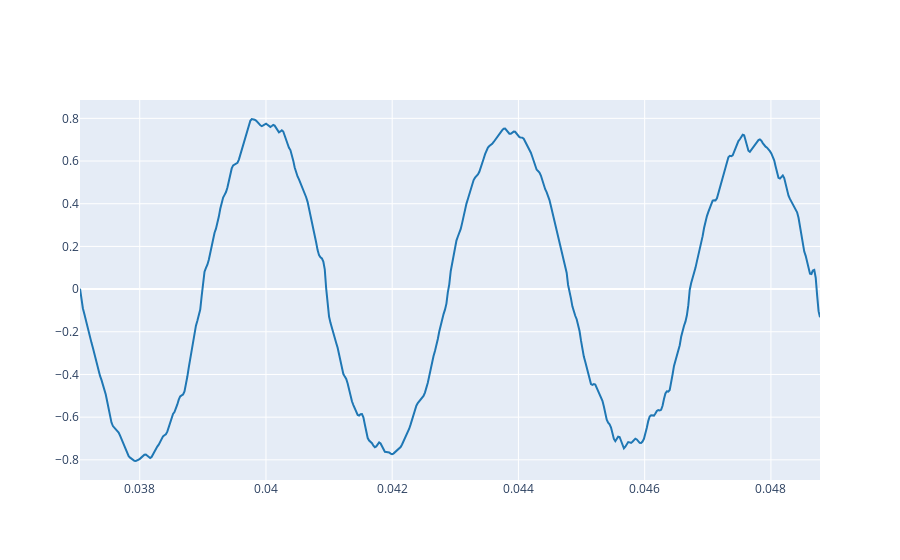

Source (notebook cell):
### Markdown cell above
2.3. Plot three periods of the signal using the `plot_signals` function and selecting `t_start` and `t_end` arguments accordingly. Try to get the first periods of the audio signal but avoiding the attack section.

### Code cell
# Write the code here

plot_signals(ref, fs, 0.03706, 0.0488)

### Figure 1 — Plotly figure (JSON) as saved in the notebook; plotly's stock layout.template omitted (floating-point values rounded to 4 significant figures; data arrays with more than 128 entries replaced by an {"elided": "..."} marker saying what was removed)
{"data": [{"line": {"color": "#1f77b4", "shape": "linear"}, "mode": "lines", "name": "audio signal 0", "type": "scatter", "x": {"elided": "518 float values"}, "y": {"elided": "518 float values"}}], "layout": {}}
